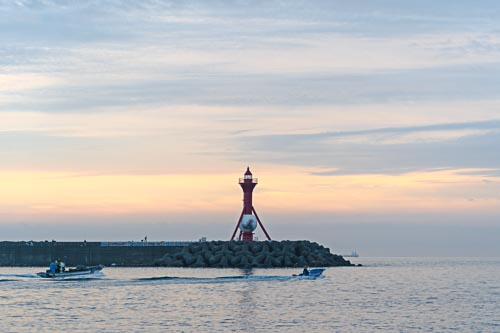
#> input picture python_source/OpenCV/ocean.jpg, 500 x 333 px
$ python bitOperation.py
#> lines starting #> are read from the running program, lines starting #| are printed output that depends on the picture; after the words box and inside, x2 and y2 are one past the last pixel; in counts of white or black regions, pixels touching at a corner belong together
import cv2
import numpy as np

def bitOperation(hpos, vpos) :
#> called with hpos = 20, vpos = 0
    img1 = cv2.imread('ocean.jpg')
#> img1 is the input picture: shape (333, 500, 3); mean B, G, R 186.2, 185.5, 185.5
    img2 = cv2.imread('moon-2.jpg')
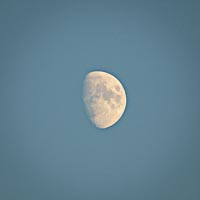
#> input picture python_source/OpenCV/moon-2.jpg, 200 x 200 px
#> img2 is the input picture: shape (200, 200, 3); mean B, G, R 144.7, 129.4, 98.5

    # img2가 박힐 영역지정
    rows, cols, channels = img2.shape
#> rows = 200; cols = 200; channels = 3
    roi = img1[vpos : rows + vpos, hpos : cols + hpos]
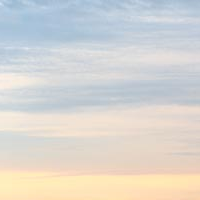
#> roi: shape (200, 200, 3); mean B, G, R 208.6, 213.4, 215.9

    # img2를 위한 마스크와 역마스크 생성
    img2gray = cv2.cvtColor(img2, cv2.COLOR_BGR2GRAY)
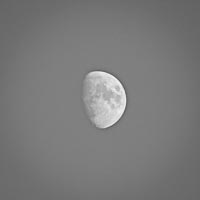
#> img2gray: shape (200, 200); min 85, max 247, mean 121.9
    ret, mask = cv2.threshold(img2gray, 160, 255, cv2.THRESH_BINARY)
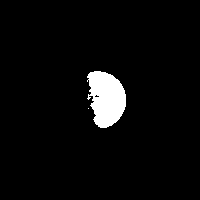
#> mask: shape (200, 200); 4.1% white; 2 white regions (1 under 20 px), largest, box (x1, y1, x2, y2) and area: (87, 71, 126, 128) 1626
    mask_inv = cv2.bitwise_not(mask)

    img1_bg = cv2.bitwise_and(roi, roi, mask=mask_inv)
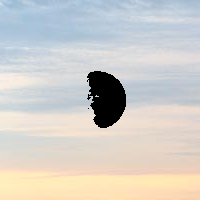
#> img1_bg: shape (200, 200, 3); mean B, G, R 200, 204.8, 207.4
    img2_fg = cv2.bitwise_and(img2, img2, mask=mask)
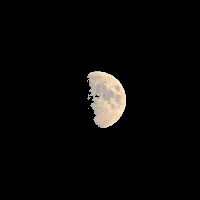
#> img2_fg: shape (200, 200, 3); mean B, G, R 7, 7.9, 8.6

    # img2 배경을 cv2.add로 투명하게 만들고 ROI에 넣기
    dst = cv2.add(img1_bg, img2_fg)
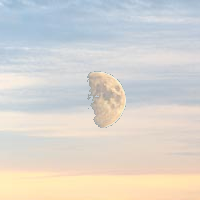
#> dst: shape (200, 200, 3); mean B, G, R 207, 212.7, 216
    img1[vpos : rows + vpos, hpos : cols + hpos] = dst

    cv2.imshow('gray', img2gray)
    cv2.imshow('inv', mask_inv)
    cv2.imshow('result', img1)
    cv2.waitKey(0)
    cv2.destroyAllWindows()

bitOperation(20, 0)
